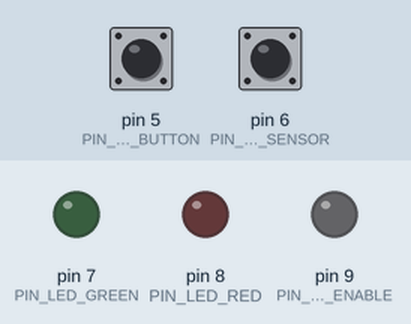
Recording of a sketch running on a simulated Arduino Nano, built with avr-gcc and run on an emulated ATmega328P. On the bench: output pins drawn as LEDs (lit = HIGH). The inputs (shaded band) are chosen by the test bench; at power-on: pin 5 (PIN_START_BUTTON) HIGH, pin 6 (PIN_PUSH_SENSOR) HIGH.

Above: at 1.2 s.
1.3 s: pin 5 (PIN_START_BUTTON) pulled LOW for 0.15 s
At 2.5 s:
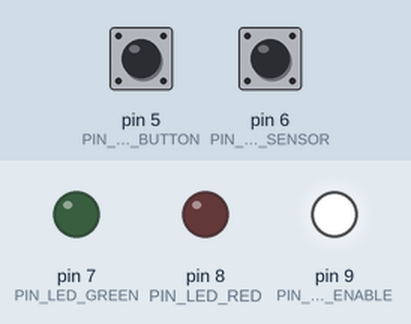
2.9 s: pin 6 (PIN_PUSH_SENSOR) driven LOW
At 3.7 s:
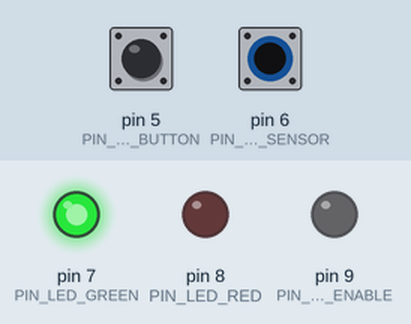
5.9 s: pin 6 (PIN_PUSH_SENSOR) driven HIGH
At 7.1 s:
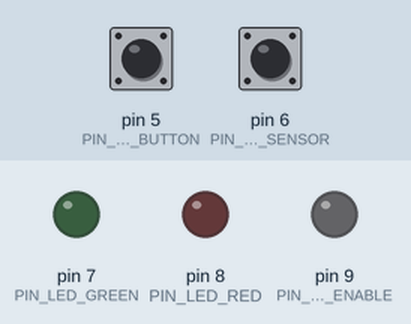
7.4 s: pin 5 (PIN_START_BUTTON) pulled LOW for 1 s
At 8.3 s:
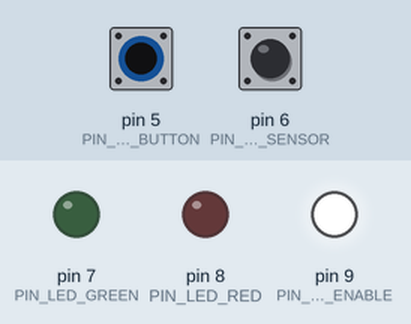
9.9 s: pin 6 (PIN_PUSH_SENSOR) driven LOW
At 15.2 s:
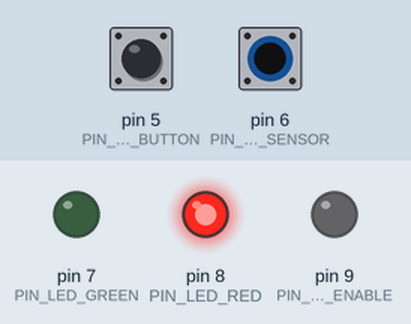
Timing chart, 0 to 19.4 s (numbered marks = the images above; inputs shaded):
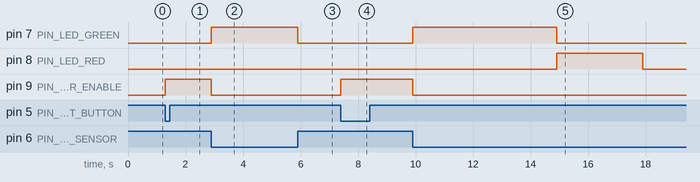

Measured:
- after the input at 1.3 s, pin 9 (PIN_MOTOR_ENABLE): LOW → HIGH at once
- after the input at 2.9 s, pin 7 (PIN_LED_GREEN): LOW → HIGH at once; pin 9 (PIN_MOTOR_ENABLE): HIGH → LOW at once
- after the input at 5.9 s, pin 7 (PIN_LED_GREEN): HIGH → LOW at once
- after the input at 7.4 s, pin 9 (PIN_MOTOR_ENABLE): LOW → HIGH at once
- after the input at 9.9 s, pin 7 (PIN_LED_GREEN): LOW → HIGH at once, → LOW 5.0 s later; pin 8 (PIN_LED_RED): LOW → HIGH after 5.0 s, → LOW 3.0 s later; pin 9 (PIN_MOTOR_ENABLE): HIGH → LOW at once

The sketch:

task_7.ino
```cpp
#define PIN_PUSH_SENSOR (6)
#define PIN_START_BUTTON (5)

#define PIN_LED_GREEN (7)
#define PIN_LED_RED (8)
#define PIN_MOTOR_ENABLE (9)

void setup() {

	pinMode(PIN_LED_GREEN, OUTPUT);
	pinMode(PIN_LED_RED, OUTPUT);
	pinMode(PIN_MOTOR_ENABLE, OUTPUT);

	pinMode(PIN_PUSH_SENSOR, INPUT_PULLUP);
	pinMode(PIN_START_BUTTON, INPUT_PULLUP);
}

#define STAGE_RESET -1
#define STAGE_NOOP 0
#define STAGE_INIT 1
#define STAGE_WORKING 2
#define STAGE_WAITING 3
#define STAGE_STOPPED 5

int activeStage = STAGE_RESET;
unsigned long stageTimer = 0;
bool buttonLocked = false;

void loop() {

	const auto sensorPressed = !digitalRead(PIN_PUSH_SENSOR);
	const auto buttonPresssed = !digitalRead(PIN_START_BUTTON);

	if (buttonPresssed && !buttonLocked && activeStage == STAGE_NOOP) {
		buttonLocked = true;
		activeStage = STAGE_INIT;
	} else if (!buttonPresssed && buttonLocked) {
		buttonLocked = false;
		return;
	}

	switch (activeStage) {

		case STAGE_RESET: {
			digitalWrite(PIN_MOTOR_ENABLE, LOW);
			digitalWrite(PIN_LED_GREEN, LOW);
			digitalWrite(PIN_LED_RED, LOW);
			activeStage = STAGE_NOOP;
		} break;

		case STAGE_INIT: {
			digitalWrite(PIN_MOTOR_ENABLE, HIGH);
			activeStage = STAGE_WORKING;
		} break;

		case STAGE_WORKING: {

			if (sensorPressed) {

				digitalWrite(PIN_MOTOR_ENABLE, LOW);
				digitalWrite(PIN_LED_GREEN, HIGH);

				activeStage = STAGE_WAITING;
				stageTimer = millis() + 5000;
			}

		} break;

		case STAGE_WAITING: {

			if (stageTimer < millis()) {

				digitalWrite(PIN_LED_GREEN, LOW);
				digitalWrite(PIN_LED_RED, HIGH);

				activeStage = STAGE_STOPPED;
				stageTimer = millis() + 3000;

			} else if (!sensorPressed) {
				activeStage = STAGE_RESET;
			}

		} break;

		case STAGE_STOPPED: {

			if (stageTimer < millis()) {
				activeStage = STAGE_RESET;
			}

		} break;

		default: break;
	}
}
```
